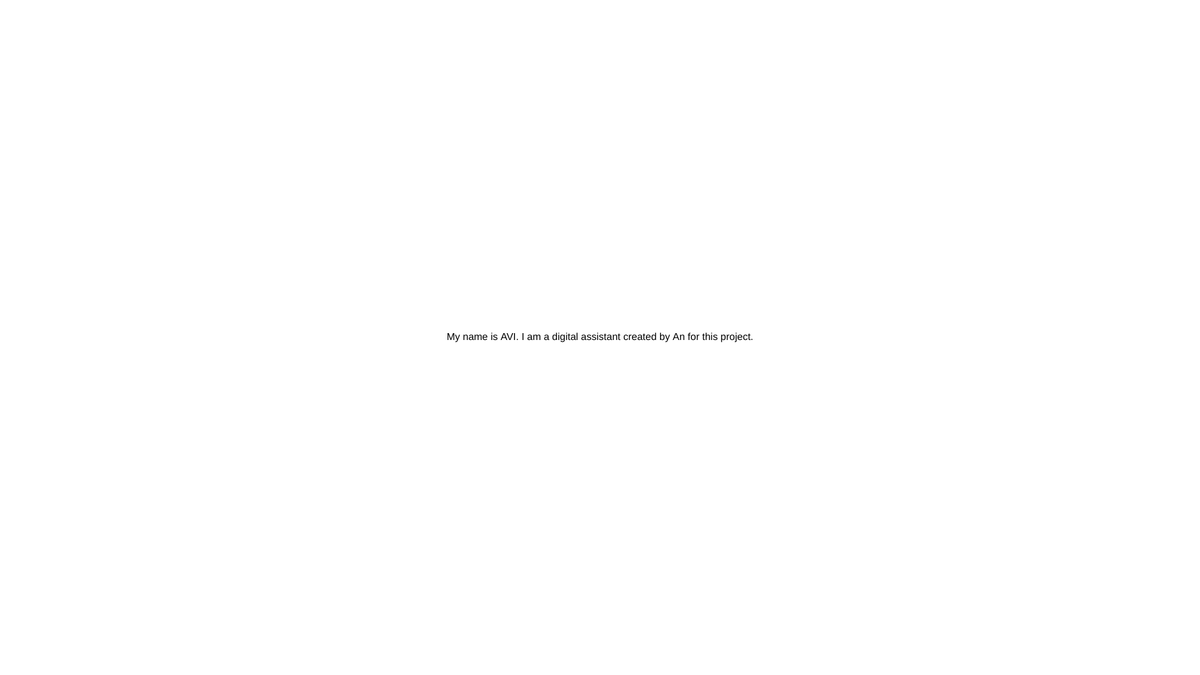
Frame 1 (no input)
Frame 60 (no input): identical to frame 1, image omitted
Frame 120 (the mouse pressed at the canvas centre since frame 60): blank canvas, image omitted

The p5.js sketch that drew this single still picture (run headless with seeded random() and noise() and a simulated clock; from frame 60 on, the mouse is pressed at the canvas centre):

// p5.js sketch
// ── sketch.js
let messageIndex = 0;
let messages = [
  "My name is AVI. I am a digital assistant created by An for this project.",
  "Please hold my hand for a bit. (hold down your mousepad...) You are free to let go whenever you want.",
  "Thank you :). You have been assigned a number ()"
];

let typingSpeed = 50; // Adjust the typing speed (milliseconds per character)
let holdingMouse = false;
let startTime, endTime;
let assignedNumber;

function setup() {
  createCanvas(1920, 1080);
  displayMessage();
}

function draw() {
  if (holdingMouse) {
    // Visualize pressure (you can customize this part)
    let pressure = map(sin(frameCount * 0.1), -1, 1, 5, 20);
    background(255);
    ellipse(width / 2, height / 2, pressure, pressure);
  }
}

function mousePressed() {
  holdingMouse = true;
  startTime = millis();
}

function mouseReleased() {
  holdingMouse = false;
  endTime = millis();
  calculateAssignedNumber();
  messageIndex++;
  displayMessage();
}

function calculateAssignedNumber() {
  let holdDuration = (endTime - startTime) / 1000; // Convert to seconds

  if (holdDuration <= 3) {
    assignedNumber = Math.floor(random(20, 26));
  } else if (holdDuration <= 10) {
    assignedNumber = Math.floor(random(6, 20));
  } else {
    assignedNumber = Math.floor(random(1, 6));
  }

  // Update the message with the assigned number
  messages[2] = `Thank you :). You have been assigned a number (${assignedNumber}).`;
}

function displayMessage() {
  background(255);
  fill(0);
  textSize(16);
  textAlign(CENTER, CENTER);
  text(messages[messageIndex], width / 2, height / 2);

  // If it's a typing message, show characters one by one
  if (messageIndex === 0 || messageIndex === 1) {
    setTimeout(displayNextCharacter, typingSpeed);
  }
}

function displayNextCharacter() {
  let currentMessage = messages[messageIndex];
  if (frameCount % typingSpeed === 0 && currentMessage.length > 0) {
    messages[messageIndex] = currentMessage.substring(0, currentMessage.length - 1);
    displayMessage();
  }
}
